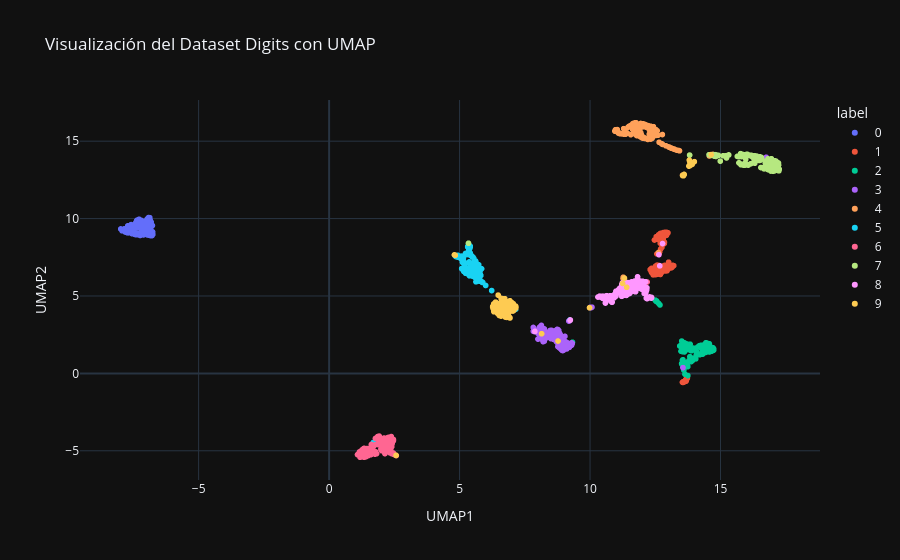

This figure's notebook cell:
### Markdown cell above
## 6. UMAP (Uniform Manifold Approximation and Projection)

Finalmente, probaremos UMAP, la alternativa moderna a t-SNE.

### Code cell
# Aplicamos UMAP. n_neighbors y min_dist son hiperparámetros clave.
reducer = umap.UMAP(n_neighbors=15, min_dist=0.0, n_components=2)
X_umap = reducer.fit_transform(X_scaled)

# Creamos el DataFrame para Plotly
df_umap = pd.DataFrame(data=X_umap, columns=['UMAP1', 'UMAP2'])
df_umap['label'] = y.astype(str)

# Visualizamos
fig = px.scatter(df_umap, x='UMAP1', y='UMAP2', color='label',
                 title='Visualización del Dataset Digits con UMAP',
                 labels={'color': 'Dígito'})
fig.show()

### Figure 1 — Plotly figure (JSON) as saved in the notebook; plotly's stock layout.template omitted (floating-point values rounded to 4 significant figures; data arrays with more than 128 entries replaced by an {"elided": "..."} marker saying what was removed)
{"data": [{"hovertemplate": "label=0<br>UMAP1=%{x}<br>UMAP2=%{y}<extra></extra>", "legendgroup": "0", "marker": {"color": "#636efa", "symbol": "circle"}, "mode": "markers", "name": "0", "showlegend": true, "x": {"elided": "178 float values"}, "xaxis": "x", "y": {"elided": "178 float values"}, "yaxis": "y", "type": "scattergl"}, {"hovertemplate": "label=1<br>UMAP1=%{x}<br>UMAP2=%{y}<extra></extra>", "legendgroup": "1", "marker": {"color": "#EF553B", "symbol": "circle"}, "mode": "markers", "name": "1", "showlegend": true, "x": {"elided": "182 float values"}, "xaxis": "x", "y": {"elided": "182 float values"}, "yaxis": "y", "type": "scattergl"}, {"hovertemplate": "label=2<br>UMAP1=%{x}<br>UMAP2=%{y}<extra></extra>", "legendgroup": "2", "marker": {"color": "#00cc96", "symbol": "circle"}, "mode": "markers", "name": "2", "showlegend": true, "x": {"elided": "177 float values"}, "xaxis": "x", "y": {"elided": "177 float values"}, "yaxis": "y", "type": "scattergl"}, {"hovertemplate": "label=3<br>UMAP1=%{x}<br>UMAP2=%{y}<extra></extra>", "legendgroup": "3", "marker": {"color": "#ab63fa", "symbol": "circle"}, "mode": "markers", "name": "3", "showlegend": true, "x": {"elided": "183 float values"}, "xaxis": "x", "y": {"elided": "183 float values"}, "yaxis": "y", "type": "scattergl"}, {"hovertemplate": "label=4<br>UMAP1=%{x}<br>UMAP2=%{y}<extra></extra>", "legendgroup": "4", "marker": {"color": "#FFA15A", "symbol": "circle"}, "mode": "markers", "name": "4", "showlegend": true, "x": {"elided": "181 float values"}, "xaxis": "x", "y": {"elided": "181 float values"}, "yaxis": "y", "type": "scattergl"}, {"hovertemplate": "label=5<br>UMAP1=%{x}<br>UMAP2=%{y}<extra></extra>", "legendgroup": "5", "marker": {"color": "#19d3f3", "symbol": "circle"}, "mode": "markers", "name": "5", "showlegend": true, "x": {"elided": "182 float values"}, "xaxis": "x", "y": {"elided": "182 float values"}, "yaxis": "y", "type": "scattergl"}, {"hovertemplate": "label=6<br>UMAP1=%{x}<br>UMAP2=%{y}<extra></extra>", "legendgroup": "6", "marker": {"color": "#FF6692", "symbol": "circle"}, "mode": "markers", "name": "6", "showlegend": true, "x": {"elided": "181 float values"}, "xaxis": "x", "y": {"elided": "181 float values"}, "yaxis": "y", "type": "scattergl"}, {"hovertemplate": "label=7<br>UMAP1=%{x}<br>UMAP2=%{y}<extra></extra>", "legendgroup": "7", "marker": {"color": "#B6E880", "symbol": "circle"}, "mode": "markers", "name": "7", "showlegend": true, "x": {"elided": "179 float values"}, "xaxis": "x", "y": {"elided": "179 float values"}, "yaxis": "y", "type": "scattergl"}, {"hovertemplate": "label=8<br>UMAP1=%{x}<br>UMAP2=%{y}<extra></extra>", "legendgroup": "8", "marker": {"color": "#FF97FF", "symbol": "circle"}, "mode": "markers", "name": "8", "showlegend": true, "x": {"elided": "174 float values"}, "xaxis": "x", "y": {"elided": "174 float values"}, "yaxis": "y", "type": "scattergl"}, {"hovertemplate": "label=9<br>UMAP1=%{x}<br>UMAP2=%{y}<extra></extra>", "legendgroup": "9", "marker": {"color": "#FECB52", "symbol": "circle"}, "mode": "markers", "name": "9", "showlegend": true, "x": {"elided": "180 float values"}, "xaxis": "x", "y": {"elided": "180 float values"}, "yaxis": "y", "type": "scattergl"}], "layout": {"xaxis": {"anchor": "y", "domain": [0.0, 1.0], "title": {"text": "UMAP1"}}, "yaxis": {"anchor": "x", "domain": [0.0, 1.0], "title": {"text": "UMAP2"}}, "legend": {"title": {"text": "label"}, "tracegroupgap": 0}, "title": {"text": "Visualización del Dataset Digits con UMAP"}}}
